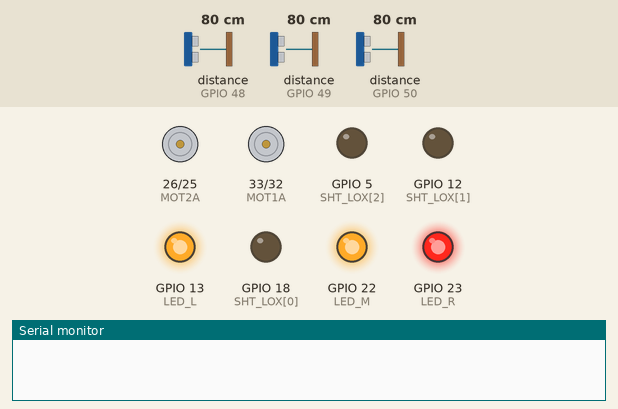
A sketch run on a simulated ESP32. On the bench: motor-driver pin pairs drawn as motors (green arrow = first pin HIGH = forward, orange = second pin HIGH = backward, longer = more drive), output pins drawn as LEDs (lit = HIGH), the last lines printed to the serial monitor. The inputs (shaded band) are chosen by the test bench; at power-on: distance to the obstacle (sensors on GPIO 48, GPIO 49, GPIO 50) 80 cm.

Above: at 0.1 s.
At 1.1 s:
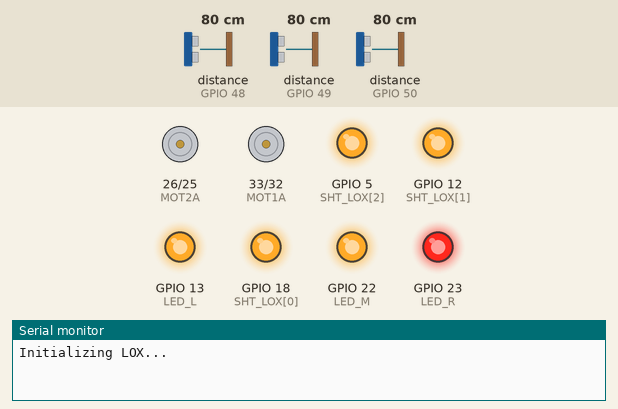
At 6.1 s:
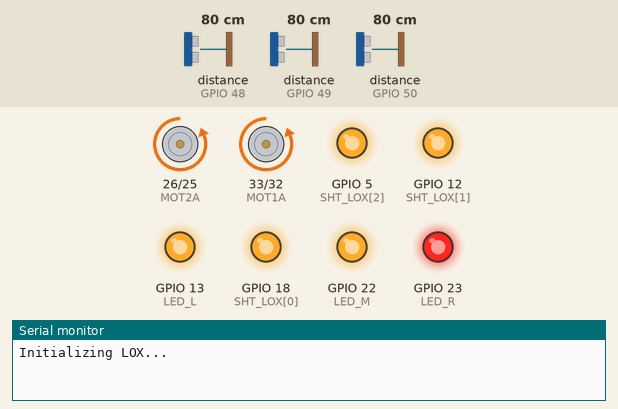
Timing chart, 0 to 7.6 s (numbered marks = the images above):
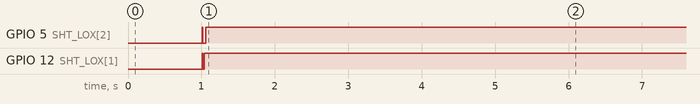

The sketch:

pid_tuner.ino
```cpp
#include "Adafruit_VL53L0X.h"

#define SDA 21
#define SCL 19

#define LED_L	13
#define LED_R	23
#define LED_M	22

// left
#define MOT1A 33
#define MOT1B 32
// right
#define MOT2A 26
#define MOT2B 25
float sampling_time = 0.05 ;
float fc = 0.01 ;
double alpha =(2*3.1415*sampling_time*fc)/(2*3.1415*sampling_time*fc+1) ;
int prvError = 0 ;
int error = 0 ;
float outputError = 0 ;
// Yi=aXi=(1-a)*Yi-1 ## calculating the output


const int LOX_ADDR[3] = { 0x30, 0x31, 0x32};
const int SHT_LOX[3] = { 18, 12, 05 };
Adafruit_VL53L0X lox[3] = { Adafruit_VL53L0X(), Adafruit_VL53L0X(), Adafruit_VL53L0X() };
int lox_reading[3];
unsigned long lastMicros = 0;
int counter = 0 ;
void LOXInit() {
  Serial.println(F("Initializing LOX..."));
  for (int i = 0; i < 3; i++)
    pinMode(SHT_LOX[i], OUTPUT);
  for (int i = 0; i < 3; i++)
    digitalWrite(SHT_LOX[i], LOW);
  delay(10);
  for (int i = 0; i < 3; i++)
    digitalWrite(SHT_LOX[i], HIGH);
  delay(10);
  for (int i = 0; i < 3; i++)
    digitalWrite(SHT_LOX[i], LOW);
  for (int i = 0; i < 3; i++) {
    digitalWrite(SHT_LOX[i], HIGH);
    delay(10);
    if (!lox[i].begin(LOX_ADDR[i])) {
      Serial.print(F("Failed to boot VL53L0X #"));
      Serial.println(i);
      while (1)
        ;
    }
    delay(10);
  }
  for (int i = 0; i < 3; i++) {
    lox[i].startRangeContinuous();
  }
}

void LOXRead() {
  for (int i = 0; i < 3; i++) {
    lox_reading[i] = lox[i].readRangeResult();
    if (lox[i].readRangeStatus() == 4)
      lox_reading[i] = 8191;
  }
}

bool LOXReady() {
  for (int i = 0; i < 3; i++) {
    if (!lox[i].isRangeComplete())
      return false;
  }
  return true;
}

void setup() {
  pinMode(MOT1A, OUTPUT);
  pinMode(MOT1B, OUTPUT);
  pinMode(MOT2A, OUTPUT);
  pinMode(MOT2B, OUTPUT);

  pinMode(LED_L, OUTPUT);
  pinMode(LED_R, OUTPUT);
  pinMode(LED_M, OUTPUT);

  digitalWrite(MOT1A, LOW);
  digitalWrite(MOT1B, LOW);
  digitalWrite(MOT2A, LOW);
  digitalWrite(MOT2B, LOW);


  digitalWrite(LED_L, HIGH);
  digitalWrite(LED_R, HIGH);
  digitalWrite(LED_M, HIGH);

  Serial.begin(115200);
  Wire.begin(SDA, SCL);

  while (!Serial) {
    delay(1);
  }

  delay(1000);

  LOXInit();


  delay(5000);
  digitalWrite(MOT1A, LOW);
  analogWrite(MOT1B, 255);
  digitalWrite(MOT2A, LOW);
  analogWrite(MOT2B, 255);

  lastMicros = micros();
  prvError = 0 ;
}

void loop() {
  if (!LOXReady())
    return;
  LOXRead();
  // Serial.print(millis() - lastMicros);
  // Serial.print("    reading number    ");
   //Serial.print(counter);
  // Serial.print(" time is  ") ;
  // lastMicros = millis();
  error = lox_reading[1]-lox_reading[2] ;
  // Yi=aXi+(1-a)*Yi-1 ## calculating the output


  Serial.printf(" the error  %d \n ", error );


  //counter++ ;
}
```
